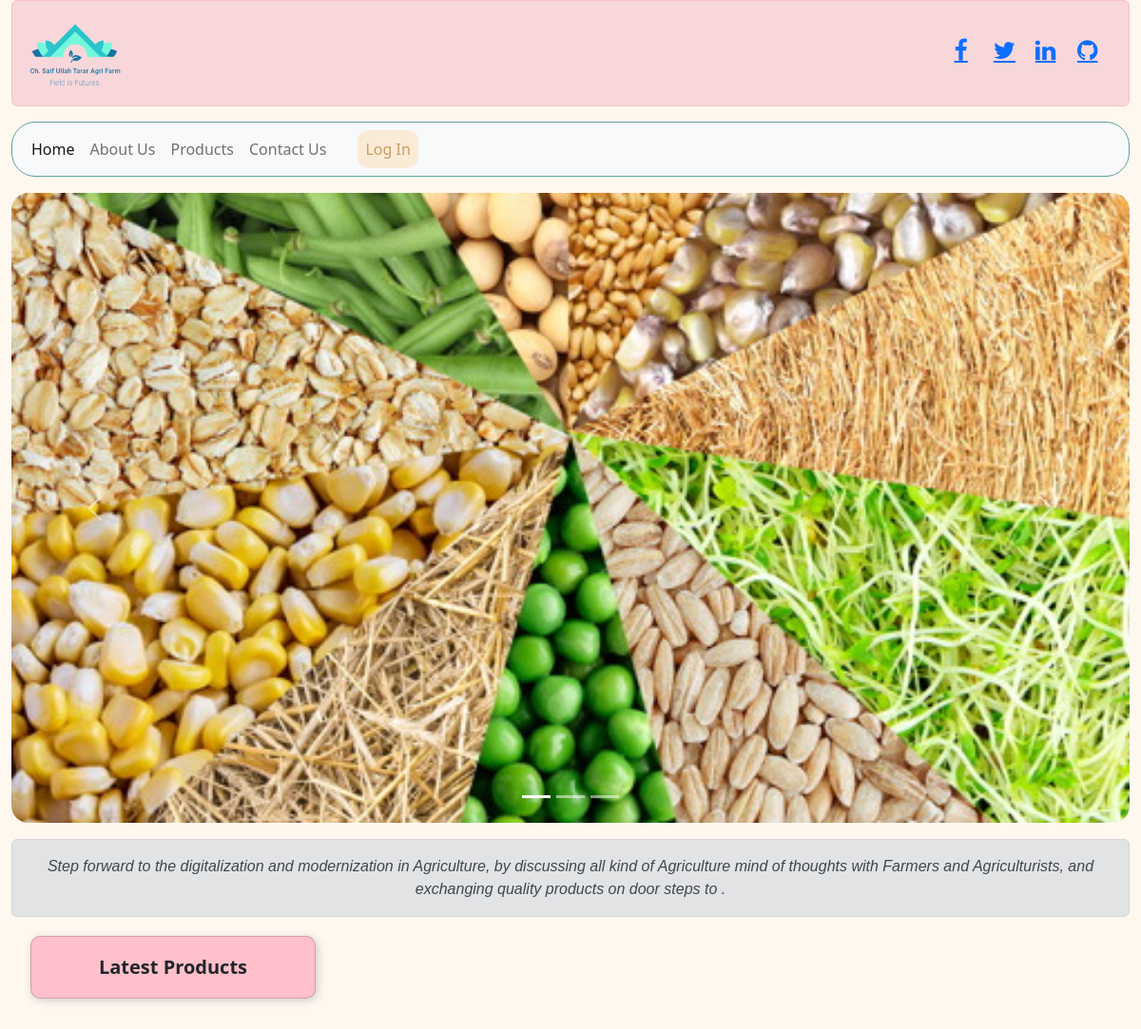
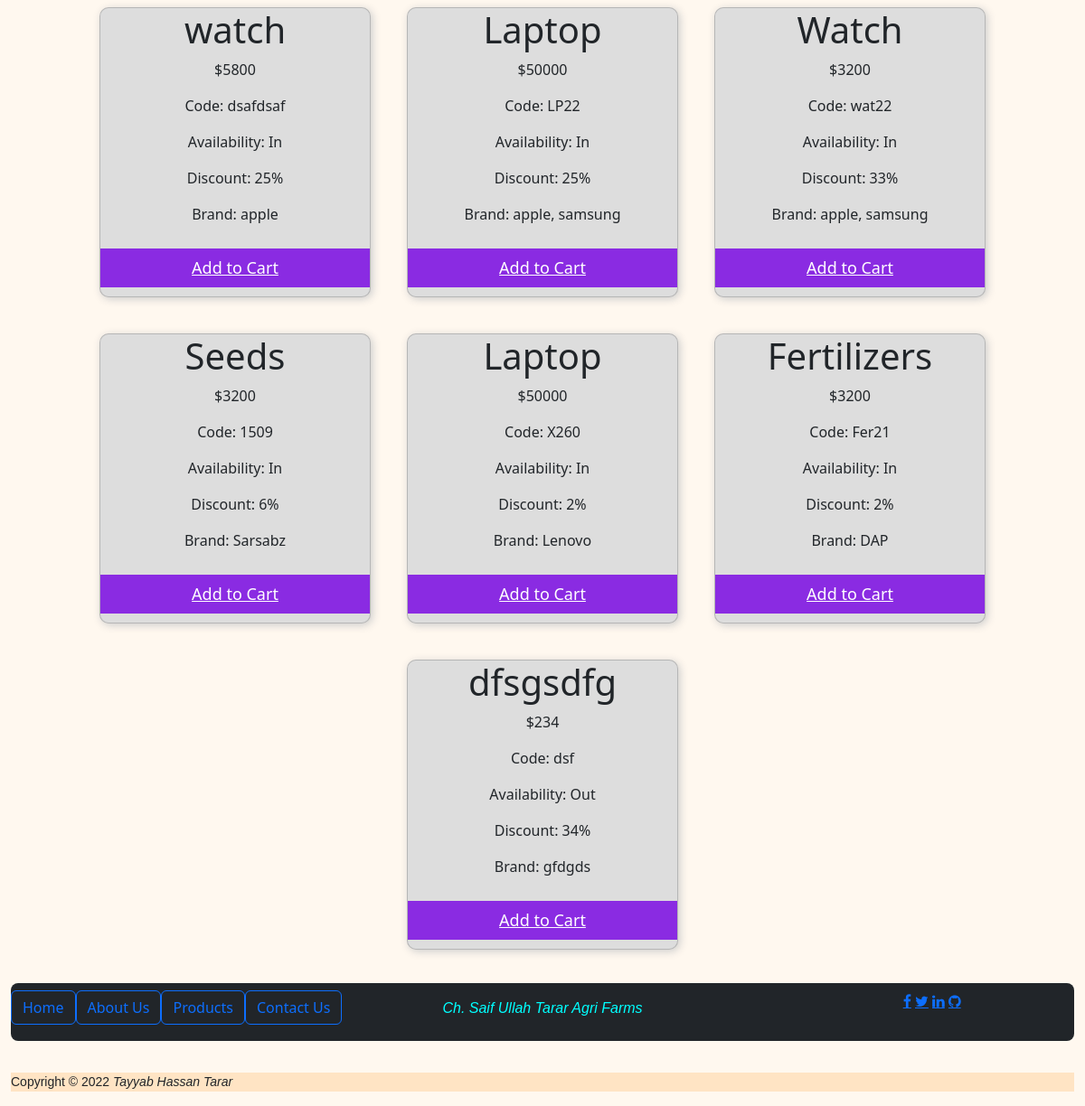
Page /homepage2.php on the committed database (2 pictures, top to bottom).
### tables this page shows
CREATE TABLE `products` (
  `ProductName` varchar(40) NOT NULL,
  `ProductPrice` int(8) NOT NULL,
  `ProductCode` varchar(15) NOT NULL,
  `Availability` varchar(3) NOT NULL,
  `ProductDiscount` varchar(3) NOT NULL,
  `ProductBrands` varchar(70) NOT NULL
);

### homepage2.php (the view, shortened to what this page needs)
<!DOCTYPE html>
<html lang="en">
<head>
    <link href="https://cdn.jsdelivr.net/npm/bootstrap@5.2.3/dist/css/bootstrap.min.css" rel="stylesheet"
>
    <link rel="stylesheet" href="https://cdnjs.cloudflare.com/ajax/libs/font-awesome/4.7.0/css/font-awesome.min.css">
    <link rel="stylesheet" href="homepage.css">
</head>
<body class="fullpage">
    <div class="alert alert-danger" role="alert">
        <div class="grid col-12">
            <div class="row">
                <div class="logo-front col-3">
                    <img src="pics/mono.PNG" alt="Tarar Farm">
                </div>
                <div class="col-7">
                </div>
                <div class="social-icons col-2">
                    <div class="grid col-12">
                        <div class="row">
                            <div class="col-3">
                                <a href="https://www.facebook.com/tayyabHtarar" class="fa fa-facebook"></a>
                            </div>
                            <div class="col-3">
                                <a href="https://twitter.com/Tayyab0815" class="fa fa-twitter"></a>
                            </div>
                            <div class="col-3">
                                <a href="https://www.linkedin.com/in/tayyab-hassan-tarar-305252211/?lipi=urn%3Ali%3Apage%3Ad_flagship3_feed%3B2Jp7tAHvRG6hykiUVtEUmQ%3D%3D"
                                    class="fa fa-linkedin"></a>
                            </div>
                            <div class="col-3">
                                <a href="https://github.com/tayyabhassantarar" class="fa fa-github"></a>
                            </div>
                        </div>
                    </div>
                </div>
            </div>
        </div>
    </div>
    <nav class="Main-Menu navbar navbar-expand-lg bg-light">
        <div class="container-fluid">
            <div class="collapse navbar-collapse" id="navbarNavAltMarkup">
                <div class="navbar-nav">
                    <a class="nav-link active" aria-current="page" href="homepage2.php">Home</a>
                    <a class="nav-link" href="AboutUs.html">About Us</a>
                    <a class="nav-link" href="Products.html">Products</a>
                    <a class="nav-link" href="ContactUs.php">Contact Us</a>
                    <a class="nav-link" href="login3.php"
                        style="margin-left:25px;text-align:center;color:rgb(202, 158, 101);background-color:antiquewhite; border-radius:12px;">
                        Log In </a>
                </div>
            </div>
        </div>
    </nav>
    <div id=" carouselExampleIndicators" class="carousel slide" data-bs-ride="true">
        <div class="carousel-indicators">
            <button type="button" data-bs-target="#carouselExampleIndicators" data-bs-slide-to="0" class="active"
                aria-current="true" aria-label="Slide 1"></button>
            <button type="button" data-bs-target="#carouselExampleIndicators" data-bs-slide-to="1"
                aria-label="Slide 2"></button>
            <button type="button" data-bs-target="#carouselExampleIndicators" data-bs-slide-to="2"
                aria-label="Slide 3"></button>
        </div>
        <div class="carousel-inner">
            <div class="carousel-item active">
                <img src="pics/a3.jpg" class="d-block w-100 ">
            </div>
        </div>
        <button class="carousel-control-prev" type="button" data-bs-target="#carouselExampleIndicators"
            data-bs-slide="prev">
            <span class="carousel-control-prev-icon" aria-hidden="true"></span>
        </button>
        <button class="carousel-control-next" type="button" data-bs-target="#carouselExampleIndicators"
            data-bs-slide="next">
            <span class="carousel-control-next-icon" aria-hidden="true"></span>
        </button>
    </div>
    <div class="Website-Intro alert alert-secondary" role="alert">
        Step forward to the digitalization and modernization in Agriculture, by discussing all
        kind of Agriculture mind of thoughts with Farmers and Agriculturists, and exchanging quality products on door
        steps to .
    </div>
    <div class=" Latest-Products card" style="background-color:pink;">
        <div>
            <h5 class="card-title">Latest Products </h5>
        </div>
    </div>
    <?php
    $conn = mysqli_connect('localhost', 'root', '', 'project0097');
    $sql = "SELECT * FROM products";
    $result = mysqli_query($conn, $sql);
    if (mysqli_num_rows($result) > 0) {
        echo "<div class='card-container'>";
        while ($row = mysqli_fetch_assoc($result)) {
            echo '<div class="card">
            <h1 class="title">' . $row["ProductName"] . '</h1>
            <p class="price">$' . $row["ProductPrice"] . '</p>
            <p>Code: ' . $row["ProductCode"] . '</p>
            <p>Availability: ' . $row["Availability"] . '</p>
            <p>Discount: ' . $row["ProductDiscount"] . '%</p>
            <p>Brand: ' . $row["ProductBrands"] . '</p>
            <div class="product-card-buttons">
              <a class="button1" aria-current="page" href="cart.php"> Add to Cart </a>
            </div>
          </div>';
        }
        echo "</div>";
    } else {
        echo "No data found in the products table";
    }
    ?>
    <nav class="footer navbar navbar-dark bg-dark">
        <div class="grid col-12">
            <div class="row">
                <div class=" col-4">
                    <div class="footer-pages btn-group" role="group" aria-label="Basic outlined example">
                        <a href="homepage2.php"> <button type="button" class="btn btn-outline-primary">Home</button>
                        </a>
                        <a href="AboutUs.html"> <button type="button" class="btn btn-outline-primary">About
                                Us</button>
                        </a>
                        <a href="Products.html"> <button type="button" class="btn btn-outline-primary">Products</button>
                        </a>
                        <a href="ContactUs.php"> <button type="button" class="btn btn-outline-primary">Contact
                                Us</button> </a>
                    </div>
                </div>
                <div class=" col-4" style="text-align:center;">
                    <div class="footer-text">
                        <p> Ch. Saif Ullah Tarar Agri Farms </p>
                    </div>
                </div>
                <div class=" col-4" style="text-align:right;">
                    <div class="social-iconsFooter">
                        <div class="col-8">
                            <a href="https://www.facebook.com/tayyabHtarar" class="fa fa-facebook"></a>
                            <a href="https://twitter.com/Tayyab0815" class="fa fa-twitter"></a>
                            <a href="https://www.linkedin.com/in/tayyab-hassan-tarar-305252211/?lipi=urn%3Ali%3Apage%3Ad_flagship3_feed%3B2Jp7tAHvRG6hykiUVtEUmQ%3D%3D"
                                class="fa fa-linkedin"></a>
                            <a href="https://github.com/tayyabhassantarar" class="fa fa-github"></a>
                        </div>
                    </div>
                </div>
            </div>
        </div>
    </nav>
    <p class="Copyright-Section" style="background-color:bisque;">
        Copyright &#169 2022 <span style="font-style:italic"> Tayyab Hassan Tarar </span>
    </p>
</body>
</html>

### homepage.css (style rules this page uses)
.fullpage { margin-left: 12px; margin-right: 12px; font-family: 'Segoe UI', Tahoma, Geneva, Verdana, sans-serif; background-color: rgb(255, 248, 239); }
.social-icons { margin-top: 17px; text-align: right; width: auto; font-size: 25px; text-align: center; }
.Main-Menu { font-weight: 500; text-align: center; border: 1px solid cadetblue; border-radius: 25px; }
.carousel-inner { margin-top: 17px; width: 330; height: auto; border-radius: 18px; display: block; }
.Website-Intro { margin-top: 17px; text-align: center; font-family: 'Franklin Gothic Medium', 'Arial Narrow', Arial, sans-serif; font-style: oblique; }
.Latest-Products { width: 18rem; height: auto; background-color: rgb(206, 241, 241); }
.footer { margin-top: 17px; margin-bottom: 17px; color: white; border-radius: 8px; ; }
.footer-text { color: aqua; text-align: center; margin-top: 8px; font-family: Verdana, Geneva, Tahoma, sans-serif; font-style: italic; }
.Copyright-Section { font-family: arial; font-size: 14px; margin-top: 35px; }
.card-container { display: flex; flex-wrap: wrap; justify-content: center; }
.card { width: 300px; margin: 20px; background-color: #ddd; border-radius: 10px; box-shadow: 2px 2px 10px #ccc; text-align: center; }
.card-title { margin: 20px; font-size: 20px; font-weight: bold; }

### homepage2.php (style rules this page uses)
.card-container { display: flex; flex-wrap: wrap; justify-content: center; }
.card { width: 300px; margin: 20px; background-color: #ddd; border-radius: 10px; box-shadow: 2px 2px 10px #ccc; text-align: center; }
.card-title { margin: 20px; font-size: 20px; font-weight: bold; }
.product-card-buttons { margin: 10px 0; }
.button1 { border: none; outline: 0; display: inline-block; padding: 8px; color: white; background-color: blueviolet; text-align: center; cursor: pointer; width: 100%; font-size: 18px; }

### rows in the picture
products: ProductName "watch", ProductPrice "5800", ProductCode "dsafdsaf", Availability "In", ProductDiscount "25", ProductBrands "apple"
products: ProductName "Laptop", ProductPrice "50000", ProductCode "LP22", Availability "In", ProductDiscount "25", ProductBrands "apple, samsung"
products: ProductName "Watch", ProductPrice "3200", ProductCode "wat22", Availability "In", ProductDiscount "33", ProductBrands "apple, samsung"
products: ProductName "Seeds", ProductPrice "3200", ProductCode "1509", Availability "In", ProductDiscount "6", ProductBrands "Sarsabz"
products: ProductName "Laptop", ProductPrice "50000", ProductCode "X260", Availability "In", ProductDiscount "2", ProductBrands "Lenovo"
products: ProductName "Fertilizers", ProductPrice "3200", ProductCode "Fer21", Availability "In", ProductDiscount "2", ProductBrands "DAP"
products: ProductName "dfsgsdfg", ProductPrice "234", ProductCode "dsf", Availability "Out", ProductDiscount "34", ProductBrands "gfdgds"
